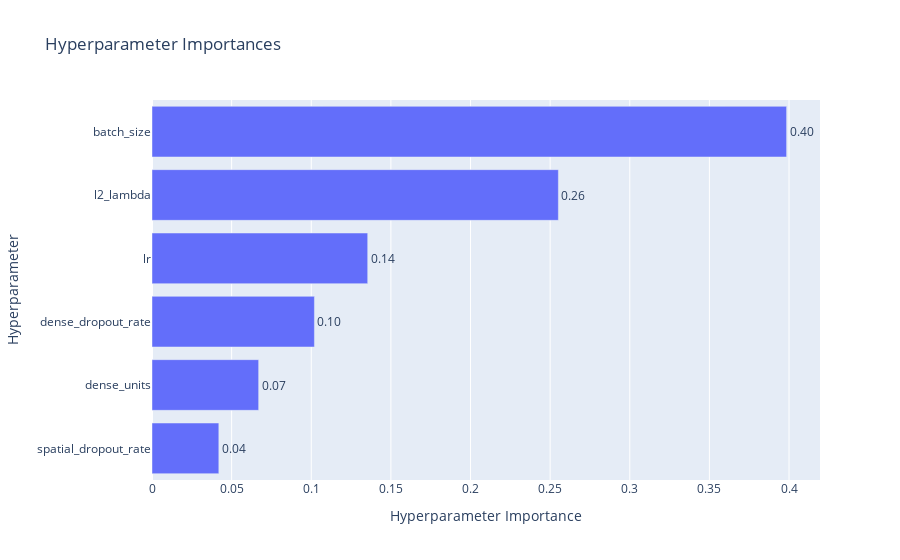

Here is the notebook cell this chart was saved with:
### Markdown cell above
# Tuning Results

### Code cell
#Lets observe the importance of hyperparameters.
importance_fig = vis.plot_param_importances(study)
importance_fig

### Figure 1 — Plotly figure (JSON) as saved in the notebook; plotly's stock layout.template omitted (floating-point values rounded to 4 significant figures)
{"data": [{"cliponaxis": false, "hovertemplate": ["spatial_dropout_rate (FloatDistribution): 0.04196059234380787<extra></extra>", "dense_units (CategoricalDistribution): 0.06697581585740237<extra></extra>", "dense_dropout_rate (FloatDistribution): 0.10198607969197651<extra></extra>", "lr (FloatDistribution): 0.13544388138975835<extra></extra>", "l2_lambda (FloatDistribution): 0.2551613930779468<extra></extra>", "batch_size (CategoricalDistribution): 0.3984722376391081<extra></extra>"], "name": "Objective Value", "orientation": "h", "text": ["0.04", "0.07", "0.10", "0.14", "0.26", "0.40"], "textposition": "outside", "type": "bar", "x": [0.04196, 0.06698, 0.102, 0.1354, 0.2552, 0.3985], "y": ["spatial_dropout_rate", "dense_units", "dense_dropout_rate", "lr", "l2_lambda", "batch_size"]}], "layout": {"title": {"text": "Hyperparameter Importances"}, "xaxis": {"title": {"text": "Hyperparameter Importance"}}, "yaxis": {"title": {"text": "Hyperparameter"}}}}
